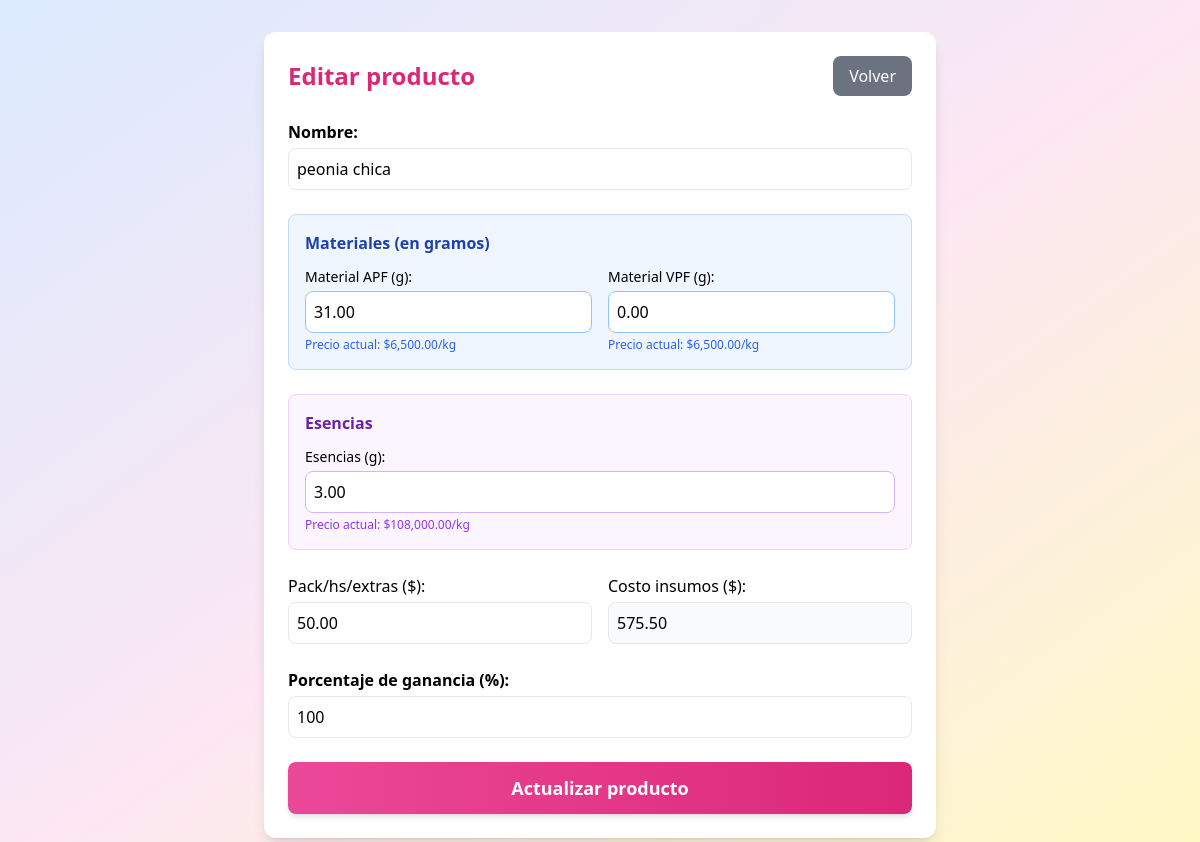
Page /editar_producto.php?id=6 on the committed database.
### tables this page shows
CREATE TABLE `productos` (
  `id` int(11) NOT NULL,
  `tipo` enum('vela','difusor') NOT NULL,
  `nombre` varchar(100) NOT NULL,
  `material_g` decimal(10,2) NOT NULL,
  `material_apf_g` decimal(10,2) DEFAULT 0.00,
  `material_vpf_g` decimal(10,2) DEFAULT 0.00,
  `material_precio_kg` decimal(10,2) NOT NULL,
  `esc_g` decimal(10,2) NOT NULL,
  `escencias_precio_kg` decimal(10,2) NOT NULL,
  `costo_insumos` decimal(10,2) NOT NULL,
  `alcohol_ml` decimal(10,2) DEFAULT NULL,
  `alcohol_precio_l` decimal(10,2) DEFAULT NULL,
  `esencia_g` decimal(10,2) DEFAULT NULL,
  `esencia_precio_kg` decimal(10,2) DEFAULT NULL,
  `frascos_precio_unidad` decimal(10,2) DEFAULT NULL,
  `tipo_frasco_id` int(11) DEFAULT NULL,
  `pack_extras` decimal(10,2) NOT NULL,
  `costo_total` decimal(10,2) NOT NULL,
  `ganancia_porcentaje` int(11) NOT NULL DEFAULT 100,
  `precio_venta` decimal(10,2) NOT NULL
);

### editar_producto.php (the view, shortened to what this page needs)
<?php
$conn = new mysqli("localhost", "root", "", "vela");
$precios = [];
$result = $conn->query("SELECT nombre, precio_kg FROM precios_materiales");
while ($row = $result->fetch_assoc()) {
    $precios[$row['nombre']] = $row['precio_kg'];
}
if ($_SERVER['REQUEST_METHOD'] === 'GET') {
    $id = intval($_GET['id']);
    $res = $conn->query("SELECT * FROM productos WHERE id = $id");
    $prod = $res->fetch_assoc();
?>
<!DOCTYPE html>
<html lang="es">
<head>
    <script src="https://cdn.tailwindcss.com"></script>
</head>
<body class="bg-gradient-to-br from-blue-100 via-pink-100 to-yellow-100 min-h-screen py-8">
    <div class="max-w-2xl mx-auto">
        <div class="bg-white rounded-xl shadow-lg p-6">
            <div class="flex items-center justify-between mb-6">
                <h2 class="text-2xl font-bold text-pink-600">Editar producto</h2>
                <a href="index.php" class="bg-gray-500 hover:bg-gray-600 text-white px-4 py-2 rounded-lg">Volver</a>
            </div>
            <form method="POST" class="space-y-6">
                <div>
                    <label class="block mb-1 font-semibold">Nombre:</label>
                    <input type="text" name="nombre" value="<?= htmlspecialchars($prod['nombre']) ?>" class="w-full border border-gray-200 rounded-lg p-2 focus:outline-none focus:ring-2 focus:ring-pink-200" required>
                </div>
                <?php if ($prod['tipo'] === 'vela'): ?>
                    <div class="bg-blue-50 p-4 rounded-lg border border-blue-200">
                        <h3 class="font-semibold text-blue-800 mb-3">Materiales (en gramos)</h3>
                        <div class="grid grid-cols-2 gap-4">
                            <div>
                                <label class="block mb-1 text-sm font-medium">Material APF (g):</label>
                                <input type="number" step="0.01" name="material_apf_g" value="<?= number_format((float)($prod['material_apf_g'] ?? 0), 2, '.', '') ?>" class="w-full border border-blue-300 rounded-lg p-2 vela-campo focus:outline-none focus:ring-2 focus:ring-blue-400">
                                <p class="text-xs text-blue-600 mt-1">Precio actual: $<?= number_format($precios['APF'] ?? 0, 2) ?>/kg</p>
                            </div>
                            <div>
                                <label class="block mb-1 text-sm font-medium">Material VPF (g):</label>
                                <input type="number" step="0.01" name="material_vpf_g" value="<?= number_format((float)($prod['material_vpf_g'] ?? 0), 2, '.', '') ?>" class="w-full border border-blue-300 rounded-lg p-2 vela-campo focus:outline-none focus:ring-2 focus:ring-blue-400">
                                <p class="text-xs text-blue-600 mt-1">Precio actual: $<?= number_format($precios['VPF'] ?? 0, 2) ?>/kg</p>
                            </div>
                        </div>
                    </div>
                    <div class="bg-purple-50 p-4 rounded-lg border border-purple-200">
                        <h3 class="font-semibold text-purple-800 mb-3">Esencias</h3>
                        <div>
                            <label class="block mb-1 text-sm font-medium">Esencias (g):</label>
                            <input type="number" step="0.01" name="esc_g" value="<?= number_format((float)$prod['esc_g'], 2, '.', '') ?>" class="w-full border border-purple-300 rounded-lg p-2 vela-campo focus:outline-none focus:ring-2 focus:ring-purple-400" required>
                            <p class="text-xs text-purple-600 mt-1">Precio actual: $<?= number_format($precios['Esencias'] ?? 0, 2) ?>/kg</p>
                        </div>
                    </div>
                    <div class="grid grid-cols-2 gap-4">
                        <div>
                            <label class="block mb-1 font-medium">Pack/hs/extras ($):</label>
                            <input type="number" step="0.01" name="pack_extras" value="<?= number_format((float)$prod['pack_extras'], 2, '.', '') ?>" class="w-full border border-gray-200 rounded-lg p-2 vela-campo focus:outline-none focus:ring-2 focus:ring-pink-100" required>
                        </div>
                        <div>
                            <label class="block mb-1 font-medium">Costo insumos ($):</label>
                            <input type="number" step="0.01" name="costo_insumos" value="<?= number_format((float)$prod['costo_insumos'], 2, '.', '') ?>" class="w-full border border-gray-200 rounded-lg p-2 bg-gray-50" readonly>
                        </div>
                    </div>
                <?php endif; ?>
                <div>
                    <label class="block mb-1 font-semibold">Porcentaje de ganancia (%):</label>
                    <input type="number" name="ganancia_porcentaje" value="<?= $prod['ganancia_porcentaje'] ?>" class="w-full border border-gray-200 rounded-lg p-2 focus:outline-none focus:ring-2 focus:ring-pink-100" required>
                </div>
                <button type="submit" class="w-full bg-gradient-to-r from-pink-500 to-pink-600 text-white px-6 py-3 rounded-lg hover:from-pink-600 hover:to-pink-700 shadow-md text-lg font-semibold">
                    Actualizar producto
                </button>
            </form>
        </div>
    </div>
</body>
</html>
<?php } ?>

### rows in the picture
productos: nombre "peonia chica", material_apf_g "31.00", material_vpf_g "0.00", esc_g "3.00", pack_extras "50.00", costo_insumos "575.50", ganancia_porcentaje "100"

### other values in the picture
$precios['APF'] "6,500.00"
$precios['VPF'] "6,500.00"
$precios['Esencias'] "108,000.00"
